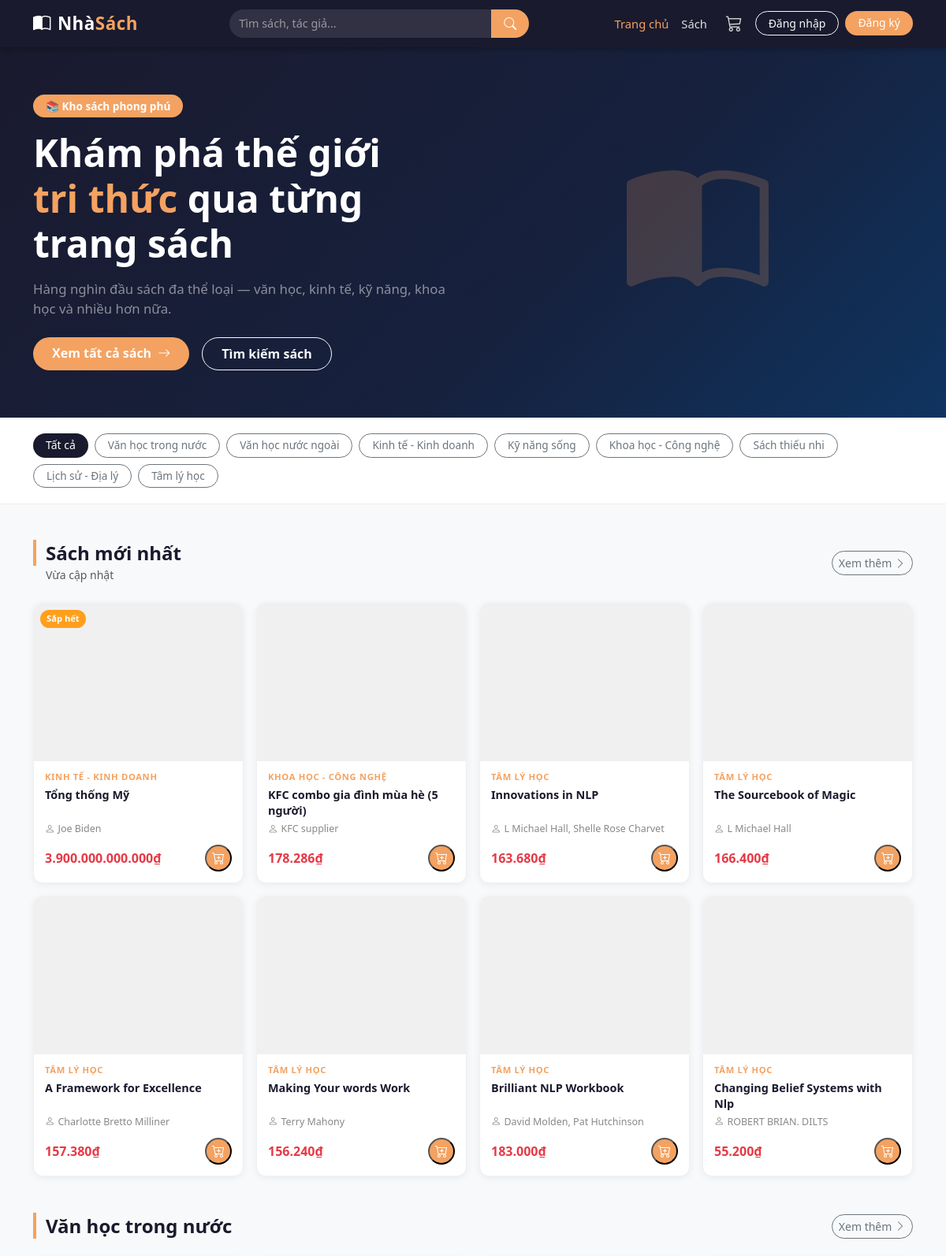
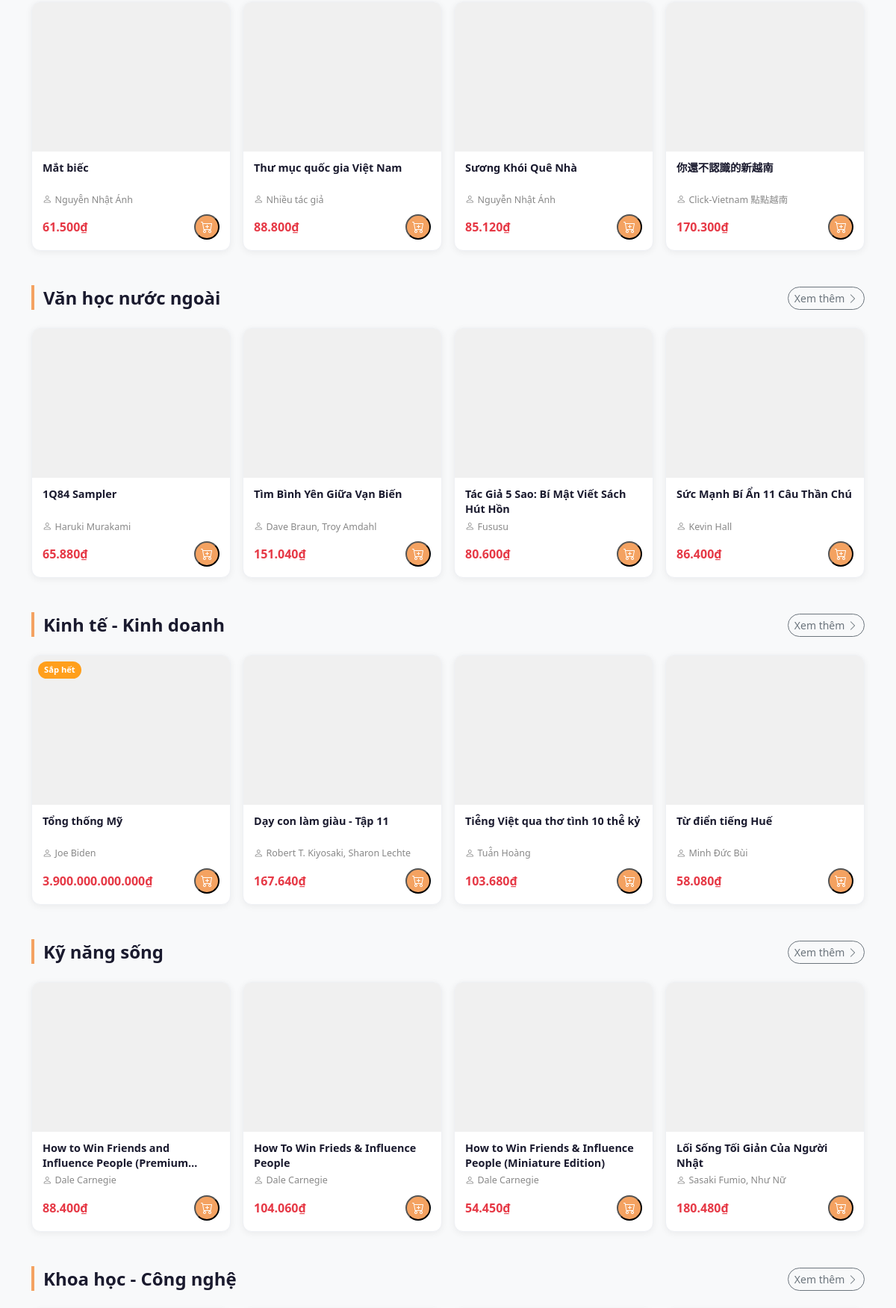
The page / (upper part) on the database its author committed (2 pictures, top to bottom).
### tables this page shows
CREATE TABLE `the_loai` (
  `id` int(11) NOT NULL,
  `ten` varchar(100) NOT NULL,
  `mo_ta` text DEFAULT NULL,
  `trang_thai` tinyint(1) NOT NULL DEFAULT 1
);

CREATE TABLE `sach` (
  `id` int(11) NOT NULL,
  `ma_sach` varchar(20) NOT NULL,
  `ten` varchar(255) NOT NULL,
  `tac_gia` varchar(150) DEFAULT NULL,
  `the_loai_id` int(11) NOT NULL,
  `nha_xb` varchar(150) DEFAULT NULL,
  `mo_ta` text DEFAULT NULL,
  `don_vi_tinh` varchar(30) DEFAULT 'cuốn',
  `hinh` varchar(255) DEFAULT NULL,
  `so_luong` int(11) NOT NULL DEFAULT 0,
  `gia_nhap` decimal(15,2) NOT NULL DEFAULT 0.00,
  `ty_le_ln` decimal(5,2) NOT NULL DEFAULT 0.00,
  `hien_trang` tinyint(1) NOT NULL DEFAULT 1,
  `da_nhap_hang` tinyint(1) NOT NULL DEFAULT 0,
  `ngay_tao` datetime DEFAULT current_timestamp()
);

### includes/card_sach.php (the view, shortened to what this page needs)
<div class="col-lg-3 col-md-4 col-sm-6 d-flex">
    <div class="card-sach w-100">
    <a href="/nhasach/book.php?id=<?= $sach['id'] ?>"
   class="card-sach-img-wrap"
   style="display:block; height:200px; overflow:hidden;">
      <?php if ($sach['so_luong'] <= 0): ?>
        <span class="card-sach-badge-out">Hết hàng</span>
      <?php elseif ($sach['so_luong'] <= 5): ?>
        <span class="card-sach-badge-low">Sắp hết</span>
      <?php endif; ?>
    </a>
    <div class="card-sach-body">
      <?php if (!empty($sach['ten_the_loai'])): ?>
        <span class="card-sach-tag"><?= htmlspecialchars($sach['ten_the_loai']) ?></span>
      <?php endif; ?>
      <a href="/nhasach/book.php?id=<?= $sach['id'] ?>" class="card-sach-title">
        <?= htmlspecialchars($sach['ten']) ?>
      </a>
      <?php if (!empty($sach['tac_gia'])): ?>
        <div class="card-sach-author">
          <i class="bi bi-person me-1"></i><?= htmlspecialchars($sach['tac_gia']) ?>
        </div>
      <?php endif; ?>
      <div class="card-sach-footer">
        <span class="card-sach-price">
          <?= number_format($sach['gia_ban'], 0, ',', '.') ?>₫
        </span>
        <?php if ($sach['so_luong'] > 0): ?>
          <button class="card-sach-btn-cart btn-them-gio"
          data-id="<?= $sach['id'] ?>"
          title="Thêm vào giỏ">
        <i class="bi bi-cart-plus"></i>
  </button>
<?php else: ?>
          <span class="card-sach-btn-disabled" title="Hết hàng">
            <i class="bi bi-cart-x"></i>
          </span>
        <?php endif; ?>
      </div>
    </div>
  </div>
</div>

### index.php (shortened to what this page needs)
<?php
require_once 'includes/header.php';
$stmt = $pdo->query("SELECT * FROM the_loai WHERE trang_thai = 1");
$the_loais = $stmt->fetchAll();
$stmt = $pdo->query("
    SELECT s.*, tl.ten AS ten_the_loai,
           ROUND(s.gia_nhap * (1 + s.ty_le_ln/100), 0) AS gia_ban
    FROM sach s
    JOIN the_loai tl ON s.the_loai_id = tl.id
    WHERE s.hien_trang = 1 AND s.so_luong > 0
    ORDER BY s.ngay_tao DESC
    LIMIT 8
");
$sach_moi = $stmt->fetchAll();
$sach_theo_loai = [];
foreach ($the_loais as $tl) {
    $stmt = $pdo->prepare("
        SELECT s.*, ROUND(s.gia_nhap * (1 + s.ty_le_ln/100), 0) AS gia_ban
        FROM sach s
        WHERE s.the_loai_id = ? AND s.hien_trang = 1 AND s.so_luong > 0
        ORDER BY s.ngay_tao DESC
        LIMIT 4
    ");
    $stmt->execute([$tl['id']]);
    $sachs = $stmt->fetchAll();
    if (count($sachs) > 0) {
        $sach_theo_loai[] = ['the_loai' => $tl, 'sachs' => $sachs];
    }
}
?>
<div class="hero-banner d-flex align-items-center"
     style="background: linear-gradient(135deg, #1a1a2e 0%, #16213e 60%, #0f3460 100%);
            min-height: 380px; padding: 60px 0;">
  <div class="container">
    <div class="row align-items-center">
      <div class="col-lg-6">
        <span class="badge mb-3 px-3 py-2" style="background:#f4a261; font-size:.85rem; border-radius:20px;">
          📚 Kho sách phong phú
        </span>
        <h1 class="display-5 fw-bold text-white mb-3">
          Khám phá thế giới<br>
          <span style="color:#f4a261;">tri thức</span> qua từng trang sách
        </h1>
        <p class="text-white-50 mb-4" style="font-size:1.05rem;">
          Hàng nghìn đầu sách đa thể loại — văn học, kinh tế, kỹ năng, khoa học và nhiều hơn nữa.
        </p>
        <div class="d-flex gap-3 flex-wrap">
          <a href="/nhasach/books.php" class="btn px-4 py-2 fw-semibold"
             style="background:#f4a261; color:#fff; border-radius:25px; border:none;">
            Xem tất cả sách <i class="bi bi-arrow-right ms-1"></i>
          </a>
          <a href="/nhasach/books.php?search=" class="btn btn-outline-light px-4 py-2 fw-semibold"
             style="border-radius:25px;">
            Tìm kiếm sách
          </a>
        </div>
      </div>
      <div class="col-lg-6 text-center d-none d-lg-block">
        <i class="bi bi-book-half" style="font-size: 180px; color: rgba(244,162,97,0.2);"></i>
      </div>
    </div>
  </div>
</div>
<div style="background:#fff; border-bottom: 1px solid #eee; padding: 20px 0;">
  <div class="container">
    <div class="d-flex gap-2 flex-wrap">
      <a href="/nhasach/books.php"
         class="btn btn-sm px-3"
         style="border-radius:20px; background:#1a1a2e; color:#fff; border:none;">
        Tất cả
      </a>
      <?php foreach ($the_loais as $tl): ?>
        <a href="/nhasach/books.php?the_loai=<?= $tl['id'] ?>"
           class="btn btn-sm btn-outline-secondary px-3"
           style="border-radius:20px; font-size:.85rem;">
          <?= htmlspecialchars($tl['ten']) ?>
        </a>
      <?php endforeach; ?>
    </div>
  </div>
</div>
<div class="container py-5">
  <?php if (count($sach_moi) > 0): ?>
  <section class="mb-5">
    <div class="d-flex justify-content-between align-items-center mb-4">
      <div>
        <h4 class="fw-bold mb-0" style="color:#1a1a2e;">
          <span style="border-left:4px solid #f4a261; padding-left:12px;">Sách mới nhất</span>
        </h4>
        <small class="text-muted ms-3">Vừa cập nhật</small>
      </div>
      <a href="/nhasach/books.php" class="btn btn-sm btn-outline-secondary" style="border-radius:20px;">
        Xem thêm <i class="bi bi-chevron-right"></i>
      </a>
    </div>
    <div class="row g-3">
      <?php foreach ($sach_moi as $sach): ?>
        <?php include 'includes/card_sach.php'; ?>
      <?php endforeach; ?>
    </div>
  </section>
  <?php endif; ?>
  <?php foreach ($sach_theo_loai as $nhom): ?>
  <section class="mb-5">
    <div class="d-flex justify-content-between align-items-center mb-4">
      <div>
        <h4 class="fw-bold mb-0" style="color:#1a1a2e;">
          <span style="border-left:4px solid #f4a261; padding-left:12px;">
            <?= htmlspecialchars($nhom['the_loai']['ten']) ?>
          </span>
        </h4>
      </div>
      <a href="/nhasach/books.php?the_loai=<?= $nhom['the_loai']['id'] ?>"
         class="btn btn-sm btn-outline-secondary" style="border-radius:20px;">
        Xem thêm <i class="bi bi-chevron-right"></i>
      </a>
    </div>
    <div class="row g-3">
      <?php foreach ($nhom['sachs'] as $sach): ?>
        <?php include 'includes/card_sach.php'; ?>
      <?php endforeach; ?>
    </div>
  </section>
  <?php endforeach; ?>
</div>
<?php require_once 'includes/footer.php'; ?>

### assets/css/style.css (style rules this page uses)
:root { --primary: #1a1a2e; --accent: #f4a261; --accent-dk: #e08c4a; --danger: #e63946; --light-bg: #f8f9fa; --card-radius: 12px; }
body { color: #2d2d2d; background: var(--light-bg); }
a { text-decoration: none; }
.card-sach { height: 100%; background: #fff; border-radius: var(--card-radius); box-shadow: 0 2px 10px rgba(0, 0, 0, 0.06); border: 1px solid #eef0f4; transition: transform 0.22s, box-shadow 0.22s, border-color 0.22s; overflow: hidden; display: flex; flex-direction: column; min-width: 0; }
.card-sach-img-wrap { display: block !important; position: relative; overflow: hidden; height: 200px; background: #f0f0f0; }
.card-sach-badge-out, .card-sach-badge-low { position: absolute; top: 8px; left: 8px; font-size: 0.7rem; font-weight: 700; padding: 3px 8px; border-radius: 20px; }
.card-sach-badge-low { background: #ff9f1c; color: #fff; }
.card-sach-body { padding: 12px 14px 14px; flex: 1; display: flex; flex-direction: column; }
.card-sach-tag { font-size: 0.7rem; color: var(--accent); text-transform: uppercase; letter-spacing: 0.06em; font-weight: 600; margin-bottom: 4px; display: block; min-height: 16px; }
.card-sach-title { font-size: 0.9rem; font-weight: 600; color: var(--primary); line-height: 1.4; display: -webkit-box; -webkit-line-clamp: 2; -webkit-box-orient: vertical; overflow: hidden; flex: 1; margin-bottom: 4px; min-height: 40px; }
.card-sach-author { font-size: 0.78rem; color: #888; margin-bottom: 10px; white-space: nowrap; overflow: hidden; text-overflow: ellipsis; min-height: 18px; }
.card-sach-footer { display: flex; align-items: center; justify-content: space-between; margin-top: auto; }
.card-sach-price { font-size: 1rem; font-weight: 700; color: var(--danger); }
.card-sach-btn-cart { width: 34px; height: 34px; border-radius: 50%; background: var(--accent); color: #fff; display: flex; align-items: center; justify-content: center; font-size: 1rem; transition: background 0.2s, transform 0.15s; flex-shrink: 0; }

### includes/header.php (style rules this page uses)
body { font-family: 'Segoe UI', sans-serif; background: #f8f9fa; }

### rows shown on the page
the_loai: ten "Văn học trong nước"
the_loai: ten "Văn học nước ngoài"
the_loai: ten "Kinh tế - Kinh doanh"
the_loai: ten "Kỹ năng sống"
the_loai: ten "Khoa học - Công nghệ"
the_loai: ten "Sách thiếu nhi"
the_loai: ten "Lịch sử - Địa lý"
the_loai: ten "Tâm lý học"
sach: so_luong "Sắp hết", the_loai.ten "KINH TẾ - KINH DOANH", ten "Tổng thống Mỹ", tac_gia "Joe Biden", gia_ban "3.900.000.000.000"
sach: the_loai.ten "KHOA HỌC - CÔNG NGHỆ", ten "KFC combo gia đình mùa hè (5 người)", tac_gia "KFC supplier", gia_ban "178.286"
sach: the_loai.ten "TÂM LÝ HỌC", ten "Innovations in NLP", tac_gia "L Michael Hall, Shelle Rose Charvet", gia_ban "163.680"
sach: the_loai.ten "TÂM LÝ HỌC", ten "The Sourcebook of Magic", tac_gia "L Michael Hall", gia_ban "166.400"
sach: the_loai.ten "TÂM LÝ HỌC", ten "A Framework for Excellence", tac_gia "Charlotte Bretto Milliner", gia_ban "157.380"
sach: the_loai.ten "TÂM LÝ HỌC", ten "Making Your words Work", tac_gia "Terry Mahony", gia_ban "156.240"
sach: the_loai.ten "TÂM LÝ HỌC", ten "Brilliant NLP Workbook", tac_gia "David Molden, Pat Hutchinson", gia_ban "183.000"
sach: the_loai.ten "TÂM LÝ HỌC", ten "Changing Belief Systems with Nlp", tac_gia "ROBERT BRIAN. DILTS", gia_ban "55.200"
sach: ten "Mắt biếc", tac_gia "Nguyẽ̂n Nhật Ánh", gia_ban "61.500"
sach: $sach['id'] 2 (drawn), ten "Thư mục quốc gia Việt Nam", tac_gia "Nhiều tác giả", gia_ban "88.800"
sach: ten "Sương Khói Quê Nhà", tac_gia "Nguyễn Nhật Ánh", gia_ban "85.120"
sach: ten "你還不認識的新越南", tac_gia "Click-Vietnam 點點越南", gia_ban "170.300"
sach: ten "1Q84 Sampler", tac_gia "Haruki Murakami", gia_ban "65.880"
sach: ten "Tìm Bình Yên Giữa Vạn Biến", tac_gia "Dave Braun, Troy Amdahl", gia_ban "151.040"
sach: ten "Tác Giả 5 Sao: Bí Mật Viết Sách Hút Hồn", tac_gia "Fususu", gia_ban "80.600"
sach: ten "Sức Mạnh Bí Ẩn 11 Câu Thần Chú", tac_gia "Kevin Hall", gia_ban "86.400"
sach: ten "Dạy con làm giàu - Tập 11", tac_gia "Robert T. Kiyosaki, Sharon Lechte", gia_ban "167.640"
sach: ten "Tié̂ng Việt qua thơ tình 10 thé̂ kỷ", tac_gia "Tuá̂n Hoàng", gia_ban "103.680"
sach: ten "Từ điển tiếng Huế", tac_gia "Minh Đức Bùi", gia_ban "58.080"
sach: ten "How to Win Friends and Influence People…", tac_gia "Dale Carnegie", gia_ban "88.400"
sach: ten "How To Win Frieds & Influence People", tac_gia "Dale Carnegie", gia_ban "104.060"
sach: ten "How to Win Friends & Influence People (Miniature Edition)", tac_gia "Dale Carnegie", gia_ban "54.450"
sach: ten "Lối Sống Tối Giản Của Người Nhật", tac_gia "Sasaki Fumio, Như Nữ", gia_ban "180.480"
